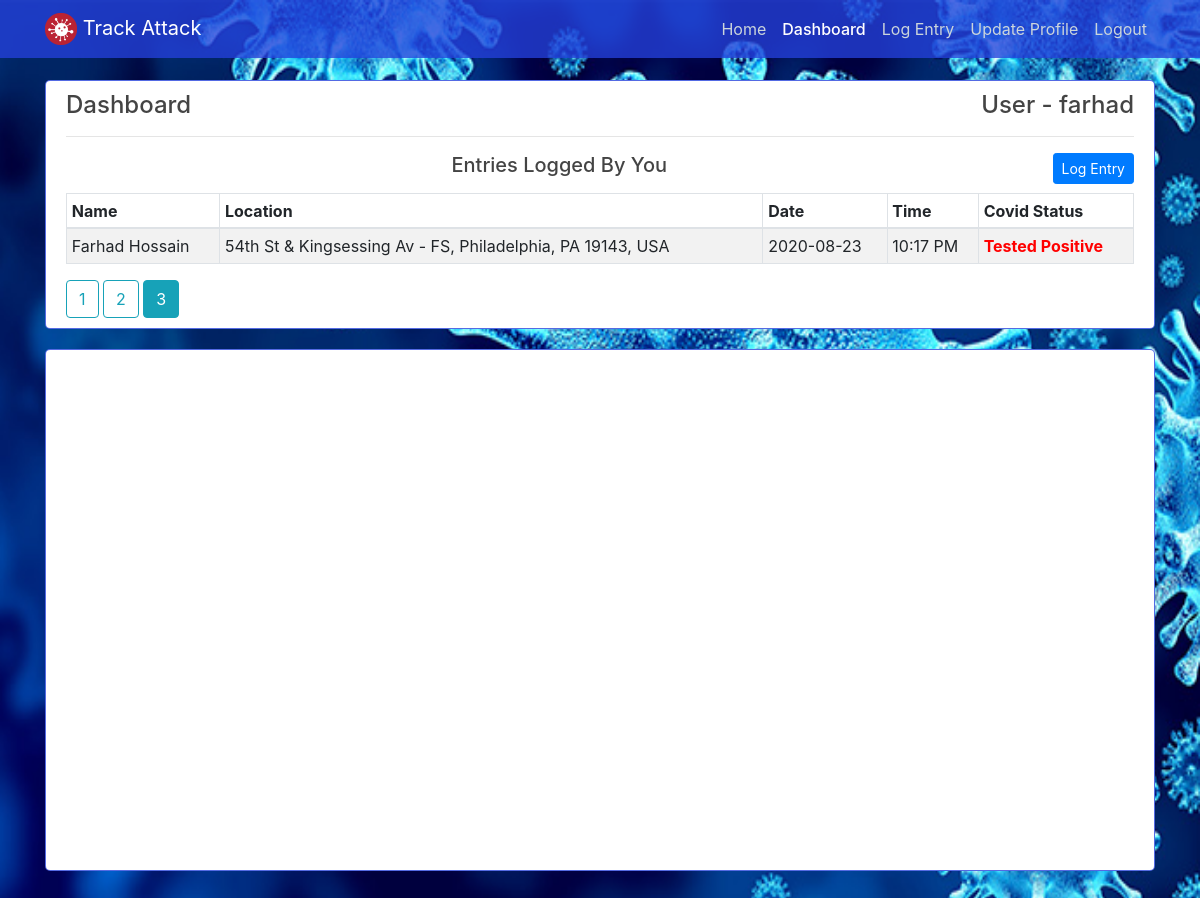
The app's page /dashboard?page=3 (signed in) with its own data.
### app/models.py (models this page shows, shortened)
class User(db.Model, UserMixin):
    id = db.Column(db.Integer, primary_key=True)
    username = db.Column(db.String(15), unique=True, nullable=False)
    email = db.Column(db.String(120), unique=True, nullable=False)
    image_file = db.Column(db.String(20), nullable=False, default='default.jpg')
    password = db.Column(db.String(60), nullable=False)
    full_name = db.Column(db.String(60))
    age = db.Column(db.Integer)
    entries = db.relationship('Entry', backref='user', lazy=True)

class Entry(db.Model):
    id = db.Column(db.Integer, primary_key=True)
    full_name = db.Column(db.String(30))
    date_posted = db.Column(db.DateTime, nullable=False, default=datetime.utcnow)
    visited_date_time = db.Column(db.DateTime, nullable=False, default=datetime.utcnow)
    age = db.Column(db.Integer)
    last_visited_location = db.Column(db.String(100))
    last_visited_location_lat = db.Column(db.String(100))
    last_visited_location_long = db.Column(db.String(100))
    covid_status = db.Column(db.Integer, default=0)
    user_id = db.Column(db.Integer, db.ForeignKey('user.id'), nullable=False)

### app/users/routes.py (the view)
@users.route('/dashboard', methods=["GET", "POST"])
@login_required
def dashboard():
    page = request.args.get('page', 1, type=int)
    entries = Entry.query.filter_by(user_id=current_user.id).order_by(Entry.date_posted.desc()).paginate(page=page, per_page=app.config['PAGINATION_PER_PAGE'])
    return render_template('dashboard.html', entries=entries, title="Dashboard")

### app/models.py (called while the page is built)
@login_manager.user_loader
def load_user(user_id):
    return User.query.get(int(user_id))

### app/templates/dashboard.html (shortened to what this page needs)
{% extends "layout.html" %}
{% set active_page='dashboard_page' %}
{% block content %}
<div class="col-md-12">
    <div class="content-section">
        <div>
            <h4>Dashboard <span style="float: right;">User - {{ current_user.username }}</span></h4>
            <hr>
        </div>
        {% if entries.items|length > 0 %}
            <h5 class="text-center mb-3">Entries Logged By You
                <span style="float: right;"><a href="{{ url_for('users.log_entry') }}" class="btn btn-primary btn-sm">Log Entry</a></span></h5>
                <table class="table table-bordered table-striped table-sm table-hover">
                    <thead>
                        <tr>
                            <th>Name</th>
                            <th>Location</th>
                            <th>Date</th>
                            <th>Time</th>
                            <th>Covid Status</th>
                        </tr>
                    </thead>
                    <tbody>
                        {% for entry in entries.items %}
                        <tr>
                            <td>{{ entry.full_name }}</td>
                            <td>{{ entry.last_visited_location }}</td>
                            <td>{{ entry.visited_date_time.strftime("%Y-%m-%d") }}</td>
                            <td>{{ entry.visited_date_time.strftime("%I:%M %p") }}</td>
                            <td>{% if entry.covid_status == 2 %}
                                <b style="color: rgb(255, 0, 0);">Tested Positive</b>
                                {% else %}
                                <b style="color: rgb(162, 190, 0);">Have Symptoms</b>
                                {% endif %}</td>
                        </tr>
                    {% endfor %}
                    </tbody>
                </table>
                {% for page_num in entries.iter_pages(left_edge=1, right_edge=1, left_current=1, right_current=2) %}
                    {% if page_num %}
                        {% if  entries.page == page_num %}
                            <a class="btn btn-info" href="{{ url_for('users.dashboard', page=page_num) }}">{{ page_num }}</a>
                        {% else %}
                            <a class="btn btn-outline-info" href="{{ url_for('users.dashboard', page=page_num) }}">{{ page_num }}</a>
                        {% endif %}
                        {% else %}
                        ...
                    {% endif %}
                {% endfor %}
        {% else %}
            <h5 class="text-center">Oops! You didn't log any entries so far.</h5>
            <div class="text-center">
                <a href="{{ url_for('users.log_entry') }}" class="btn btn-primary">Log Entry Now</a>
            </div>
        {% endif %}
    </div>
</div>
{% endblock content %}
{% block map %}
<div class="col-md-12 mb-2">
    <div class="content-section">
        <div id="map" style="width: 100%; height: 500px"></div>
    </div>
</div>
{% endblock map %}

### app/static/main.css (style rules this page uses)
body { color: #333333; background-image: url("images/Coronavirus.png"); background-repeat: no-repeat; background-attachment: fixed; background-position: center; background-size: 100% 100%; margin-top: 5rem; }
h1, h2, h3, h4, h5, h6 { color: #444444; }
.content-section { background: #ffffff; padding: 10px 20px; border: 1px solid #2540dbc7; border-radius: 5px; margin-bottom: 20px; }

### records on screen
User: username "farhad"
Entry: full_name "Farhad Hossain", last_visited_location "54th St & Kingsessing Av - FS, Philadelphia, PA 19143, USA", visited_date_time "2020-08-23", visited_date_time "10:17 PM", covid_status "Tested Positive"

### other values on screen
{{ page_num }} "1" "2"
{{ page_num }} "3"
